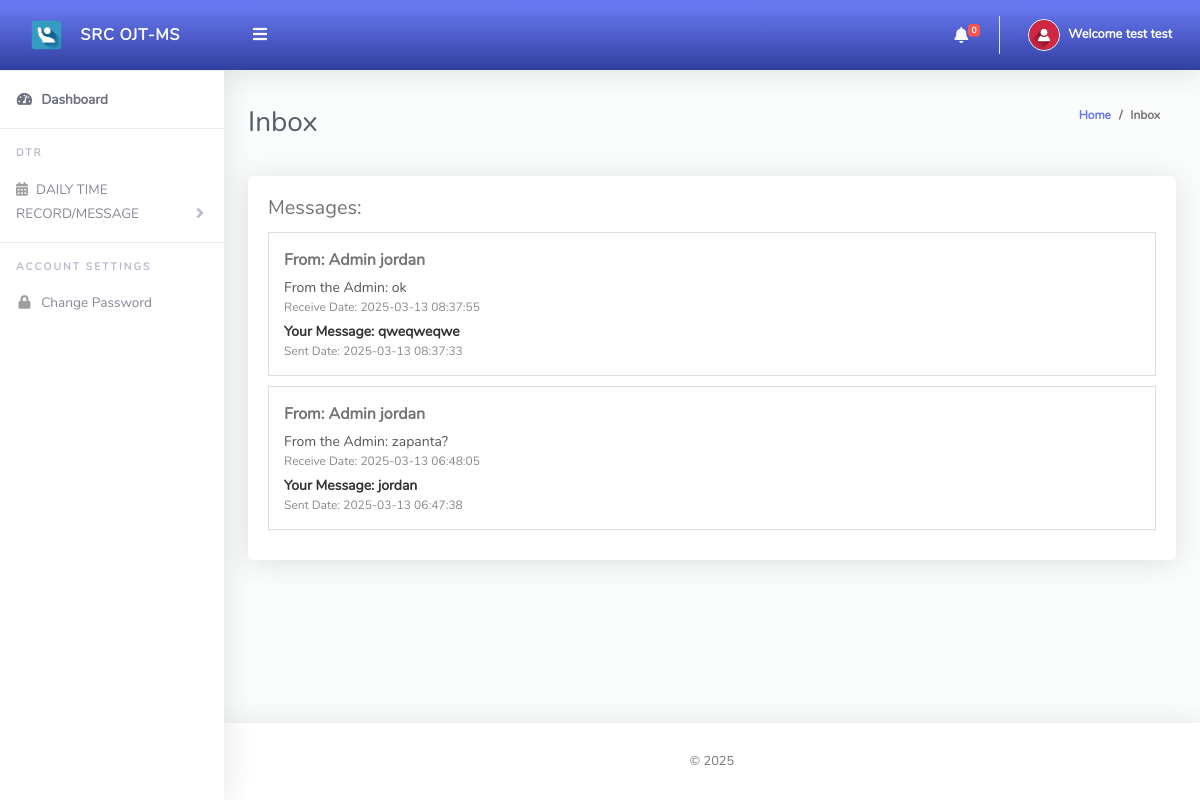
Screenshot of /Student/inbox.php (signed in) with the database file from the repository.
### tables this page shows
CREATE TABLE `tblstudents` (
  `Id` int(10) NOT NULL,
  `admissionNumber` varchar(255) DEFAULT NULL,
  `firstName` varchar(255) DEFAULT NULL,
  `lastName` varchar(255) DEFAULT NULL,
  `classId` varchar(10) DEFAULT NULL,
  `contact` varchar(50) DEFAULT NULL,
  `comp_name` varchar(255) DEFAULT NULL,
  `email` varchar(255) DEFAULT NULL,
  `address` varchar(255) DEFAULT NULL,
  `password` varchar(50) DEFAULT NULL,
  `dateCreated` varchar(50) DEFAULT NULL,
  `render_time` int(255) DEFAULT NULL,
  `remaining_time` int(255) DEFAULT NULL,
  `comp_link` varchar(255) DEFAULT NULL
);

CREATE TABLE `tblreports` (
  `id` int(11) NOT NULL,
  `admissionNumber` varchar(50) DEFAULT NULL,
  `fullname` varchar(100) NOT NULL,
  `course` varchar(100) NOT NULL,
  `report` text NOT NULL,
  `created_at` timestamp NULL DEFAULT NULL,
  `reply` text DEFAULT NULL,
  `adminName` varchar(255) DEFAULT NULL,
  `sent_at` timestamp NOT NULL DEFAULT current_timestamp(),
  `status` enum('pending','resolved','replied','seen') DEFAULT 'pending'
);

### Student/inbox.php (the view, shortened to what this page needs)
<?php
include '../Includes/dbcon.php';
$admissionNumber = $_SESSION['admissionNumber'];
$query = "SELECT id, adminName, reply, report, created_at, sent_at, status FROM tblreports WHERE admissionNumber = ? ORDER BY created_at DESC";
$stmt = $conn->prepare($query);
$stmt->bind_param("s", $admissionNumber);
$stmt->execute();
$result = $stmt->get_result();
?>
<!DOCTYPE html>
<html lang="en">
<head>
    <link href="../vendor/fontawesome-free/css/all.min.css" rel="stylesheet" type="text/css">
    <link href="../vendor/bootstrap/css/bootstrap.min.css" rel="stylesheet" type="text/css">
    <link href="css/ruang-admin.min.css" rel="stylesheet">
</head>
<body id="page-top">
    <div id="wrapper">
        <?php include "Includes/sidebar.php"; ?>
        <div id="content-wrapper" class="d-flex flex-column">
            <div id="content">
                <?php include "Includes/topbar.php"; ?>
                <div class="container-fluid" id="container-wrapper">
                    <div class="d-sm-flex align-items-center justify-content-between mb-4">
                        <h1 class="h3 mb-0 text-gray-800">Inbox</h1>
                        <ol class="breadcrumb">
                            <li class="breadcrumb-item"><a href="./">Home</a></li>
                            <li class="breadcrumb-item active" aria-current="page">Inbox</li>
                        </ol>
                    </div>
                    <div class="row mb-3">
                        <div class="col-lg-12">
                            <div class="card">
                                <div class="card-body">
                                    <h5 class="card-title">Messages:</h5>
                                    <div id="inbox">
                                        <?php
                                        while ($row = mysqli_fetch_assoc($result)) {
                                            echo "<div class='inbox-item' data-toggle='modal' data-target='#messageModal' data-adminname='" . htmlspecialchars($row['adminName']) . "' data-report='" . htmlspecialchars($row['report']) . "' data-reply='" . htmlspecialchars($row['reply']) . "' data-createdat='" . htmlspecialchars($row['created_at']) . "' data-sentat='" . htmlspecialchars($row['sent_at']) . "' data-id='" . htmlspecialchars($row['id']) . "'>";
                                            echo "<strong>From: " . htmlspecialchars($row['adminName']) . "</strong>";
                                            echo "<div class='reply-content'>From the Admin: " . htmlspecialchars($row['reply']) . "</div>";
                                            echo "<div class='timestamp'>Receive Date: " . htmlspecialchars($row['sent_at']) . "</div>";
                                            echo "<div class='message-content'>Your Message: " . htmlspecialchars($row['report']) . "</div>";
                                            echo "<div class='timestamp'>Sent Date: " . htmlspecialchars($row['created_at']) . "</div>";
                                            echo "</div>";
                                        }
                                        ?>
                                    </div>
                                </div>
                            </div>
                        </div>
                    </div>
                </div>
            </div>
            <?php include "Includes/footer.php"; ?>
        </div>
    </div>
</body>
</html>

### Student/Includes/sidebar.php (shortened to what this page needs)
<ul class="navbar-nav sidebar sidebar-light accordion" id="accordionSidebar">
    <a class="sidebar-brand d-flex align-items-center bg-gradient-primary justify-content-center" href="index.php">
        <div class="sidebar-brand-icon">
            <img src="img/logo/attnlg.jpg">
        </div>
        <div class="sidebar-brand-text mx-3">SRC OJT-MS</div>
    </a>
    <hr class="sidebar-divider my-0">
    <li class="nav-item active">
        <a class="nav-link" href="index.php">
            <i class="fas fa-fw fa-tachometer-alt"></i>
            <span>Dashboard</span>
        </a>
    </li>
    <hr class="sidebar-divider">
    <div class="sidebar-heading">
        DTR
    </div>
    <li class="nav-item">
        <a class="nav-link collapsed" href="#" data-toggle="collapse" data-target="#collapseBootstrapcon4"
           aria-expanded="true" aria-controls="collapseBootstrapcon4">
            <i class="fa fa-calendar-alt"></i>
            <span>DAILY TIME RECORD/MESSAGE</span>
        </a>
    </li>
    <hr class="sidebar-divider">
    <div class="sidebar-heading">
        Account Settings
    </div>
    <li class="nav-item">
        <a class="nav-link" href="changepass.php">
            <i class="fas fa-fw fa-lock"></i>
            <span>Change Password</span>
        </a>
    </li>
</ul>

### Student/Includes/topbar.php (shortened to what this page needs)
<?php
$query = "SELECT * FROM tblstudents WHERE Id = ".$_SESSION['userId']."";
$rs = $conn->query($query);
$rows = $rs->fetch_assoc();
$fullName = $rows['firstName']." ".$rows['lastName'];
$notificationQuery = "SELECT COUNT(*) as count FROM tblreports WHERE status = 'replied' AND admissionNumber = ?";
$notificationStmt = $conn->prepare($notificationQuery);
$notificationStmt->bind_param("s", $_SESSION['admissionNumber']);
$notificationStmt->execute();
$notificationResult = $notificationStmt->get_result();
$notificationRow = $notificationResult->fetch_assoc();
$repliedCount = $notificationRow['count'];
?>
<nav class="navbar navbar-expand navbar-light bg-gradient-primary topbar mb-4 static-top">
    <button id="sidebarToggleTop" class="btn btn-link rounded-circle mr-3">
        <i class="fa fa-bars"></i>
    </button>
    <ul class="navbar-nav ml-auto">
        <li class="nav-item dropdown no-arrow">
            <a class="nav-link dropdown-toggle" href="#" id="notificationDropdown" role="button" data-toggle="dropdown"
                aria-haspopup="true" aria-expanded="false">
                <i class="fas fa-bell fa-fw"></i>
                <span class="badge badge-danger badge-counter"><?php echo $repliedCount; ?></span>
            </a>
        </li>
        <li class="nav-item dropdown no-arrow">
            <a class="nav-link dropdown-toggle" href="#" id="userDropdown" role="button" data-toggle="dropdown"
                aria-haspopup="true" aria-expanded="false">
                <img class="img-profile rounded-circle" src="img/user-icn.png" style="max-width: 60px">
                <span class="ml-2 d-none d-lg-inline text-white small"><b>Welcome <?php echo $fullName;?></b></span>
            </a>
        </li>
    </ul>
</nav>

### Student/Includes/footer.php
<footer class="sticky-footer bg-white">
        <div class="container my-auto">
          <div class="copyright text-center my-auto">
            <span> &copy; <script> document.write(new Date().getFullYear()); </script>
            </span>
          </div>
        </div>
      </footer>

### Student/inbox.php (style rules this page uses)
.inbox-item { border: 1px solid #ddd; padding: 15px; margin-bottom: 10px; cursor: pointer; transition: background-color 0.3s; position: relative; }
.timestamp { font-size: 12px; color: #888; }
.message-content { margin-top: 5px; font-size: 14px; color: #333; font-weight: bold; }
.reply-content { margin-top: 5px; font-size: 14px; color: #555; }

### rows the page displays
tblstudents: fullName "test test"
tblreports: adminName "Admin jordan", reply "ok", sent_at "2025-03-13 08:37:55", report "qweqweqwe", created_at "2025-03-13 08:37:33"
tblreports: adminName "Admin jordan", reply "zapanta?", sent_at "2025-03-13 06:48:05", report "jordan", created_at "2025-03-13 06:47:38"

### other values shown
$repliedCount "0"
